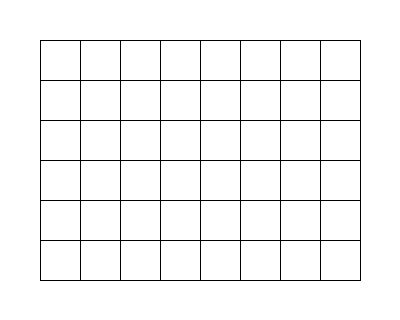
#> input picture example/test/grid_lines.png, 400 x 320 px
$ python distortion.py
#> lines starting #> are read from the running program, lines starting #| are printed output that depends on the picture; after the words box and inside, x2 and y2 are one past the last pixel; in counts of white or black regions, pixels touching at a corner belong together
#> further down, img is the input picture: shape (320, 400, 3); 96.6% white; black in thin lines or dots, all inside (x1, y1, x2, y2) = (40, 40, 361, 281)
import cv2
import numpy as np


def distort_image_radially(image, k1, k2=0.0, k3=0.0):
#> called with k1 = -2e-06, k2 = 0, k3 = 0
    h, w = image.shape[:2]
#> h = 320; w = 400
    x_c, y_c = w / 2, h / 2
#> x_c = 200; y_c = 160

    # Сетка координат
    xv, yv = np.meshgrid(np.arange(w), np.arange(h))
    dx = xv - x_c
    dy = yv - y_c
    r2 = dx ** 2 + dy ** 2

    # Коэффициент масштабирования (L(r))
    L = 1 + k1 * r2 + k2 * r2 ** 2 + k3 * r2 ** 3
    map_x = (dx * L + x_c).astype(np.float32)
    map_y = (dy * L + y_c).astype(np.float32)

    # Интерполяция
    distorted = cv2.remap(image, map_x, map_y,
                          interpolation=cv2.INTER_LINEAR,
                          borderMode=cv2.BORDER_CONSTANT,
                          borderValue=(255, 255, 255)
                          )
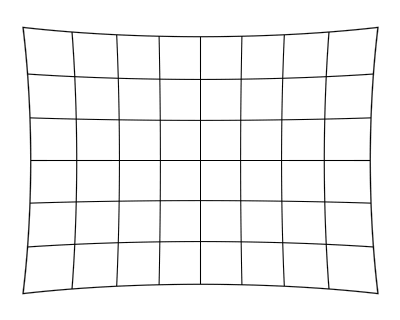
#> distorted: shape (320, 400, 3); min 0, max 255, mean 244.9
    return distorted


# === Загрузка и обработка ===
img = cv2.imread("grid_lines.png")  # путь к изображению

distorted = distort_image_radially(img, k1=-2e-6)

# distorted = distort_image_radially(img, k1=1.3e-5, k2=-2.5e-10)

cv2.imwrite("distorted_pinkush.png", distorted)

$ run again, with example/test/distorted_barrel.png copied over example/test/grid_lines.png
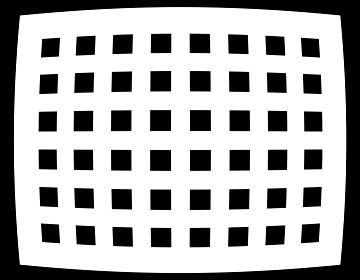
#> input picture example/test/distorted_barrel.png, 360 x 280 px
#> img is the input picture: shape (280, 360, 3); min 0, max 255, mean 169
#> in distort_image_radially, `distorted = cv2.remap(image, map_x, map_y, interpolation=cv2.INTER_LIN..`:
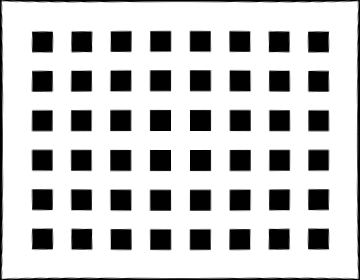
#> distorted: shape (280, 360, 3); min 0, max 255, mean 196.2
